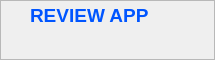
           <widget class="QFrame" name="frame">
            <property name="maximumSize">
             <size>
              <width>16777215</width>
              <height>60</height>
             </size>
            </property>
            <property name="frameShape">
             <enum>QFrame::StyledPanel</enum>
            </property>
            <property name="frameShadow">
             <enum>QFrame::Raised</enum>
            </property>
            <widget class="QLabel" name="label_2">
             <property name="geometry">
              <rect>
               <x>30</x>
               <y>0</y>
               <width>151</width>
               <height>31</height>
              </rect>
             </property>
             <property name="font">
              <font>
               <pointsize>14</pointsize>
               <bold>true</bold>
              </font>
             </property>
             <property name="styleSheet">
              <string notr="true">color: rgb(0, 85, 255);</string>
             </property>
             <property name="text">
              <string>REVIEW APP</string>
             </property>
            </widget>
            <widget class="QLabel" name="label_3">
             <property name="geometry">
              <rect>
               <x>44</x>
               <y>30</y>
               <width>36</width>
               <height>33</height>
              </rect>
             </property>
             <property name="text">
              <string/>
             </property>
             <property name="pixmap">
              <pixmap resource="last.qrc">:/images/Screenshot 2023-12-11 035412.png</pixmap>
             </property>
            </widget>
            <widget class="QLabel" name="label_4">
             <property name="geometry">
              <rect>
               <x>2</x>
               <y>30</y>
               <width>36</width>
               <height>33</height>
              </rect>
             </property>
             <property name="text">
              <string/>
             </property>
             <property name="pixmap">
              <pixmap resource="last.qrc">:/images/Screenshot 2023-12-11 035412.png</pixmap>
             </property>
            </widget>
            <widget class="QLabel" name="label_5">
             <property name="geometry">
              <rect>
               <x>128</x>
               <y>30</y>
               <width>36</width>
               <height>33</height>
              </rect>
             </property>
             <property name="text">
              <string/>
             </property>
             <property name="pixmap">
              <pixmap resource="last.qrc">:/images/Screenshot 2023-12-11 035412.png</pixmap>
             </property>
            </widget>
            <widget class="QLabel" name="label_6">
             <property name="geometry">
              <rect>
               <x>170</x>
               <y>30</y>
               <width>36</width>
               <height>33</height>
              </rect>
             </property>
             <property name="text">
              <string/>
             </property>
             <property name="pixmap">
              <pixmap resource="last.qrc">:/images/Screenshot 2023-12-11 035412.png</pixmap>
             </property>
            </widget>
            <widget class="QLabel" name="label_7">
             <property name="geometry">
              <rect>
               <x>86</x>
               <y>30</y>
               <width>36</width>
               <height>33</height>
              </rect>
             </property>
             <property name="text">
              <string/>
             </property>
             <property name="pixmap">
              <pixmap resource="last.qrc">:/images/Screenshot 2023-12-11 035412.png</pixmap>
             </property>
            </widget>
           </widget>
